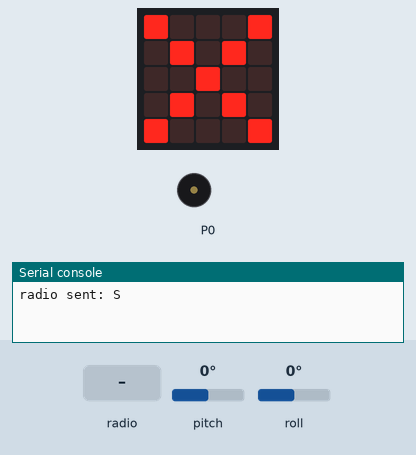
The program below on a simulated BBC micro:bit (MakeCode). Shown: the board's 5×5 LED display, buzzer (waves = sounding), the last lines printed to the serial console. Inputs (shaded band) come from the test bench; at power-on: pitch 0°, roll 0°. No radio messages arrive unless stated (any console line starting 'radio sent:' is added by the test bench).

Above: at 1.2 s.
1.3 s: pitch set to -13°
3.0 s: pitch set to -17°
At 4.1 s:
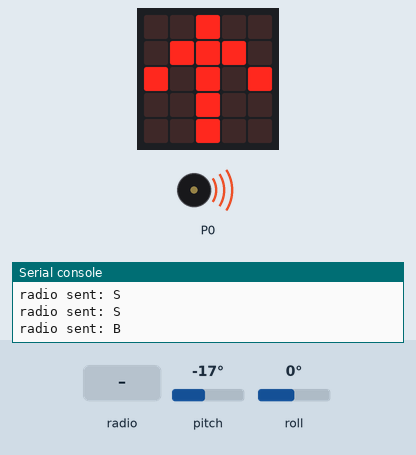
6.0 s: roll set to -172°
At 7.5 s:
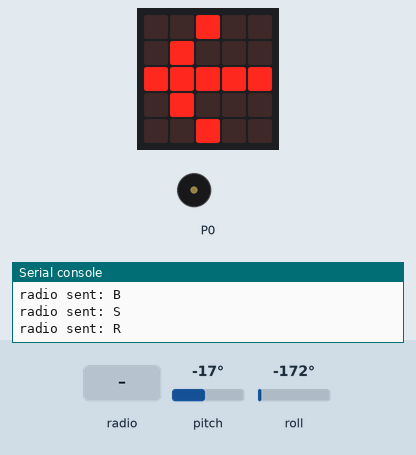
9.0 s: radio message "OFF" arrives
At 9.7 s:
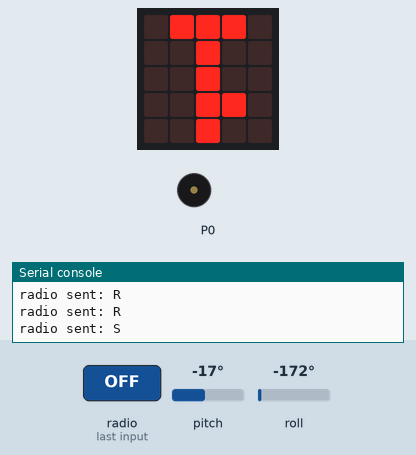
10.6 s: radio message "ON" arrives
At 11.3 s:
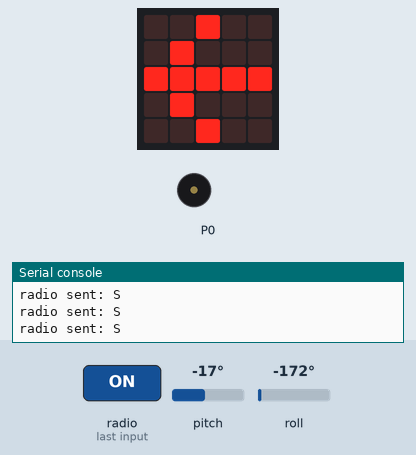
13.6 s: roll set to 90°
At 15.2 s:
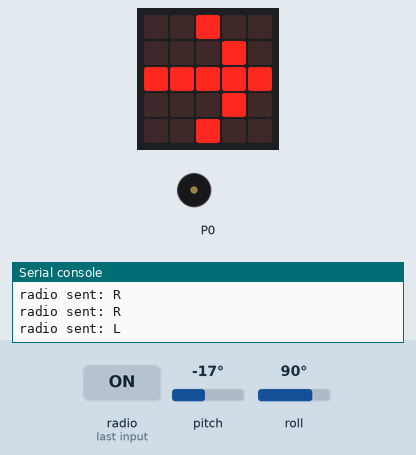
Timing chart, 0 to 17.6 s (numbered marks = the images above; inputs shaded):
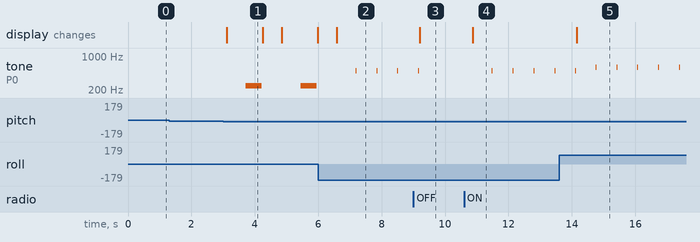

The program:

main.ts
```typescript
/**
 * Giallo 1
 *
 * Rosso 2
 *
 * Blu 3
 */
radio.onReceivedString(function (receivedString) {
    if (receivedString == "ON") {
        Avvia_Telecomando = true
    }
    if (receivedString == "OFF") {
        Avvia_Telecomando = false
    }
})
let Avvia_Telecomando = false
radio.setGroup(1)
Avvia_Telecomando = true
let Rotazione_Negativo = -15
let Rotazione_Positivo = 15
let Beccheggio_Positivo = 30
let Beccheggio_negativo = -30
music.setVolume(170)
basic.forever(function () {
    if (Avvia_Telecomando == true && (input.rotation(Rotation.Roll) > Rotazione_Negativo && input.rotation(Rotation.Roll) < Rotazione_Positivo && (input.rotation(Rotation.Pitch) > Beccheggio_negativo && input.rotation(Rotation.Pitch) < Rotazione_Positivo))) {
        basic.showIcon(IconNames.No)
        radio.sendString("S")
    }
    if (Avvia_Telecomando == true && input.rotation(Rotation.Roll) < Rotazione_Negativo) {
        basic.showArrow(ArrowNames.West)
        radio.sendString("R")
        music.playTone(494, music.beat(BeatFraction.Sixteenth))
    }
    if (Avvia_Telecomando == true && input.rotation(Rotation.Roll) > Rotazione_Positivo) {
        basic.showArrow(ArrowNames.East)
        radio.sendString("L")
        music.playTone(587, music.beat(BeatFraction.Sixteenth))
    }
    if (input.rotation(Rotation.Roll) > Rotazione_Negativo && input.rotation(Rotation.Roll) < Rotazione_Positivo) {
        if (Avvia_Telecomando == true && input.rotation(Rotation.Pitch) > Beccheggio_Positivo) {
            basic.showArrow(ArrowNames.South)
            radio.sendString("F")
            music.playTone(196, music.beat(BeatFraction.Sixteenth))
        }
        if (Avvia_Telecomando == true && input.rotation(Rotation.Pitch) < Rotazione_Negativo) {
            basic.showArrow(ArrowNames.North)
            radio.sendString("B")
            music.playTone(247, music.beat(BeatFraction.Whole))
        }
    }
    if (Avvia_Telecomando == false) {
        basic.showLeds(`
            . # # # .
            . . # . .
            . . # . .
            . . # # .
            . . # . .
            `)
        radio.sendString("S")
    }
})
```

test.ts
```typescript
// i test vanno qui; questi non saranno compilati quando questo pacchetto viene usato come estensione.
```

Measured:
- the behaviour switches between -15 and -16° on pitch (found by bisection; images 0 and 1)
- after the input at 3.0 s, tone on P0: alternates 247 Hz for 0.50 s and silent for 1.2 s, starting after 0.72 s; the display: changes after 0.12 s (image 1)
- after the input at 6.0 s, the display: changes after 0.58 s (image 2)
- after the input at 9.0 s, tone on P0: goes on until 9.2 s, then stays silent; the display: changes after 0.19 s (image 3)
- after the input at 10.6 s, tone on P0: alternates 494 Hz for 0.03 s and silent for 0.63 s, starting after 0.88 s; the display: changes after 0.28 s (image 4)
- after the input at 13.6 s, the display: changes after 0.55 s (image 5)
- what the display in image 1 shows lasts 1.1 s, from 3.1 s to 4.2 s
